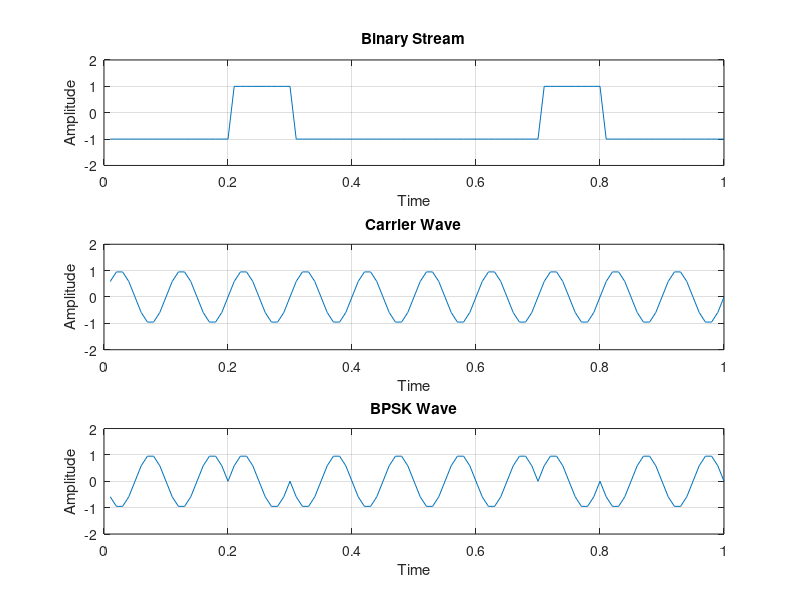
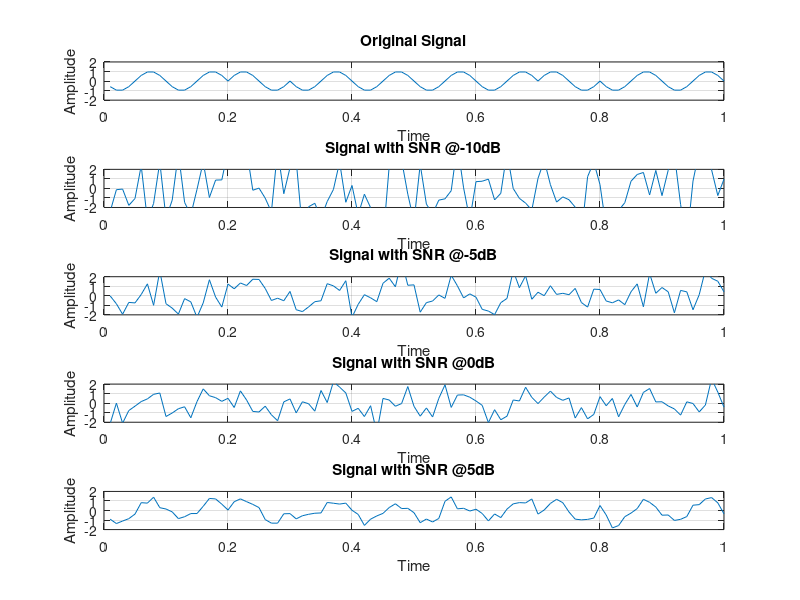
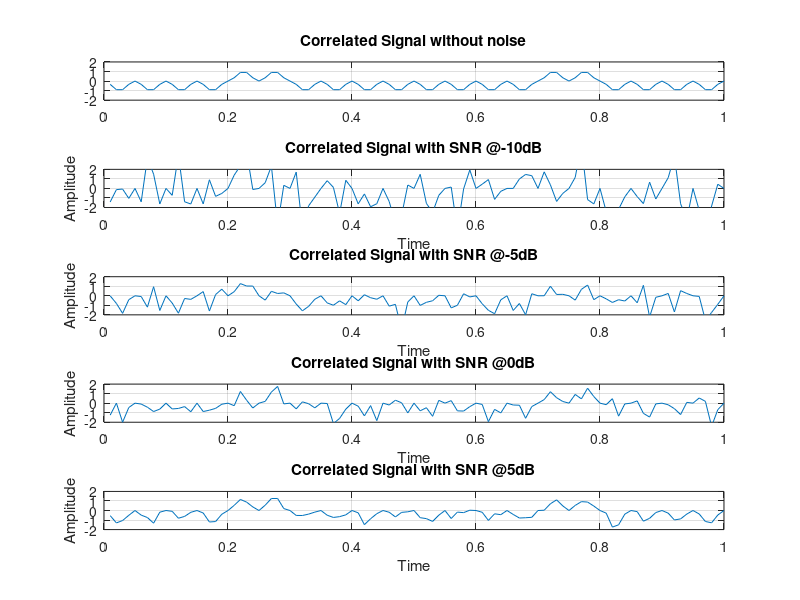
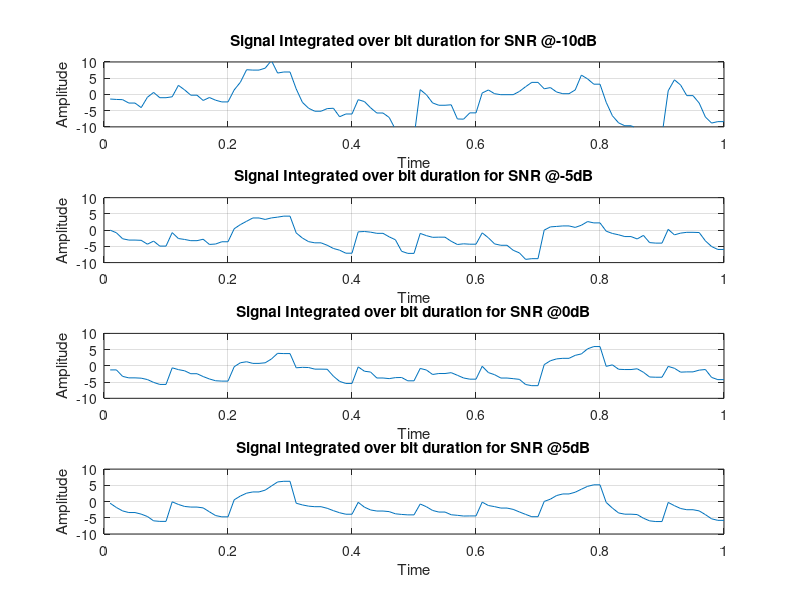

Here is the MATLAB script that generated these plots, in order:
%Binary Phase Shift Keying. 
 
clc;
clear vars;
close all;
t=0.01:0.01:1;
fc=10;
a=round(rand(1,10))
b=(2*a)-1;
c=repmat(b,1,10);
                      %To get finite energy width.
d=reshape(c,10,10);   %First 10 samples in first row.
e=d';
f=e(:)';              %Every bit into a sequence (row format).
g=sin(2*pi*fc*t);
h=f.*g;               %Element by element multiplication.
g1=sin(2*pi*fc*t+pi)
figure(6)
plot(angle(g))
 
figure(1);
subplot(3,1,1);
plot(t,f);
grid on;
axis([0 1 -2 2]);
xlabel('Time');
ylabel('Amplitude');
title('Binary Stream');
subplot(3,1,2);
plot(t,g);
grid on;
axis([0 1 -2 2]);
xlabel('Time');
ylabel('Amplitude');
title('Carrier Wave');
subplot(3,1,3);
plot(t,h);
grid on;
xlabel('Time');
ylabel('Amplitude');
title('BPSK Wave');
axis([0 1 -2 2]);
 
k=1; 
 
for i=-10:5:5 
    n(k,:)=awgn(h,i,'measured'); %Addition of noise to the input signal
    k=k+1;                       %measured is used so as to measure the power 
end                              %of the input signal and add noise accordingly   
 
figure(2);
subplot(5,1,1);
plot(t,h);
grid on;
title('Original Signal');
axis([0 1 -2 2]);
str={'Signal with SNR @-10dB' 'Signal with SNR @-5dB' 'Signal with SNR @0dB' 'Signal with SNR @5dB'};
xlabel('Time');
ylabel('Amplitude');
 
for i=1:4 
    subplot(5,1,i+1);
    plot(t,n(i,:));
    grid on;
    title(str(i));
    axis([0 1 -2 2]);
    xlabel('Time');
    ylabel('Amplitude');
end
h_1=h.*g;
 
figure(3);
k_1=2;
subplot(5,1,1);
plot(t,h_1);
grid on;
axis([0 1 -2 2]);
title('Correlated Signal without noise'); 



%Matched Filtering - can get the 
%original signal even if it is corrupted with awgn
%Filter has impulse response that
%replicates the transmitted sinal
            
 %Correlation studies similarity of the signal
                                          
                                          
str={'Correlated Signal with SNR @-10dB' 'Correlated Signal with SNR @-5dB' 'Correlated Signal with SNR @0dB' 'Correlated Signal with SNR @5dB'}; 
 
for i=1:4     
    r(i,:)=(n(i,:).*g);
    subplot(5,1,k_1);
    plot(t,r(i,:));
    grid on;
    title(str(i)); 
 
axis([0 1 -2 2]);
xlabel('Time');
ylabel('Amplitude');
k_1=k_1+1;
end  
 
str={'Signal Integrated over bit duration for SNR @-10dB' 'Signal Integrated over bit duration for SNR @-5dB' 'Signal Integrated over bit duration for SNR @0dB' 'Signal Integrated over bit duration for SNR @5dB'};
x_1=zeros(1,length(t));
y_1=x_1; 
 
figure(4);
k=1;     
for i=1:4
    x_1=r(i,:);
    for p=1:10:100
        y_1(p:p+9)=cumsum(x_1(p:p+9)); %Integration
        z(k)=y_1(p+9);
        k=k+1;
    end
    s_1(i,:)=y_1;
    subplot(4,1,i);
    plot(t,s_1(i,:));
    grid on;
    title(str(i));
    axis([0 1 -10 10]);
    xlabel('Time');
    ylabel('Amplitude');
    x_1=zeros(1,length(t));
    y_1=x_1; 
end
v=[];
v1=0;
o=1;
 
    for i=1:40
        if z(i)>0
            v1=ones(1,10);
        else
            v1=-ones(1,10); 
        end
        v=[v v1];
    end
 
    u=reshape(v,100,4); 
 
figure(5);
subplot(5,1,1);
plot(t,f);
grid on;
title('Original Data Stream');
xlabel('Time');
ylabel('Amplitude');
axis([0 1 -2 2]);
k=2;
str={'Retreived Binary Stream for SNR @-10dB' 'Retreived Binary Stream for SNR @-5dB' 'Retreived Binary Stream for SNR @0dB' 'Retreived Binary Stream for SNR @5dB'}; 
 
    for i=1:4
        subplot(5,1,k);
        plot(t,u(:,i));
        grid on;
        axis([0 1 -2 2]);
        title(str(i));
        xlabel('Time');
        ylabel('Amplitude');
        k=k+1;
        
    end
    





%Bit Error rate plot

% Splitting the retrived SNR as we took 4 different SNR values
    g1=u(:,1);
    g2=u(:,2);
    g3=u(:,3);
    g4=u(:,4);
    
        cnt1=0;
        
        cnt2=0;
        
        cnt3=0;
        
        cnt4=0;
    for i=1:100
        
      if g1(i)~=f(i)           %Comparing the input bits with that of the received bits
          if g1(i)~=1
              g1(i)=g1(i)+2;
              cnt1=cnt1+1;     %Incrementing count if any error has been detected.
          end
          if g1(i)~=-1
              g1(i)=g1(i)-2;
             cnt1=cnt1+1;
          end
      end
      if g2(i)~=f(i)
          if g2(i)~=1
              g2(i)=g2(i)+2;
              cnt2=cnt2+1;
          end
          if g2(i)~=-1
              g2(i)=g2(i)-2;
              cnt2=cnt2+1
          end
      end
      if g3(i)~=f(i)
          if g3(i)~=1
              g3(i)=g3(i)+2;
              cnt3=cnt3+1
          end
          if g3(i)~=-1
              g3(i)=g3(i)-2;
             cnt3=cnt3+1
          end
      end
      if g4(i)~=f(i)
          if g4(i)~=1
              g4(i)=g4(i)+2;
              cnt4=cnt4+1
              
          end
          if g4(i)~=-1
              g4(i)=g4(i)-2;
              cnt4=cnt4+1
          end
      end
    end
    
    



%Correction of the error that was detected in the previous loop.
%Plotting the error free signal







figure(6);
subplot(5,1,1);
plot(t,f);
grid on;
title('Original Data Stream');
xlabel('Time');
ylabel('Amplitude');
axis([0 1 -2 2]);
 
        subplot(5,1,2);
        plot(t,g1);
        grid on;
        axis([0 1 -2 2]);
        title('ERROR FREE : Retreived Binary Stream for SNR @-30dB');
        xlabel('Time');
        ylabel('Amplitude');
        
        subplot(5,1,3);
        plot(t,g2);
        grid on;
        axis([0 1 -2 2]);
        title('ERROR FREE : Retreived Binary Stream for SNR @-25dB');
        xlabel('Time');
        ylabel('Amplitude');
        
        subplot(5,1,4);
        plot(t,g3);
        grid on;
        axis([0 1 -2 2]);
        title('ERROR FREE : Retreived Binary Stream for SNR @-20dB');
        xlabel('Time');
        ylabel('Amplitude');
        
        subplot(5,1,5);
        plot(t,g4);
        grid on;
        axis([0 1 -2 2]);
        title('ERROR FREE : Retreived Binary Stream for SNR @-15dB');
        xlabel('Time');
        ylabel('Amplitude');
    
        






%Plotting the Bit Error Rate vs SNR curve


format long;
BER1 = cnt1/100;
format long;
BER2 = cnt2/100;
format long;
BER3 = cnt3/100;
format long;
BER4 = cnt4/100;
snraxis = [-30 -25 -20 -15]
beraxis = [BER1 BER2 BER3 BER4];
figure(7);
semilogx(snraxis,beraxis);
grid on;
%{
scatter(-30,BER1);
hold on;
scatter(-25,BER2);
hold on;
scatter(-20,BER3);
hold on;
scatter(-15,BER4);
hold on;
grid on;
%}
title('BIT ERROR RATE FOR DIFFERENT SNR');
        xlabel('SNR -->');
        ylabel('BIT ERROR RATE -->');
 
%TO plot Constellation graph. 
%{
x1=real(exp(j*1*(pi/2)));
x2=imag(exp(j*1*(pi/2)));
x3=real(exp(j*-1*(pi/2)));
x4=imag(exp(j*-1*(pi/2)));
q1=[x1 x3];
q2=[x2 x4];
figure(8); 
for i=1:4
    stem(q2,q1);
end
title('CONSTELLATION PLOT');
xlabel('Inphase Component-->');
ylabel('Quadrature Component-->');
%}
    o=sin(2*pi*fc*1);
    angle(o)
    p=sin(2*pi*fc*-1);
    angle(p)
    figure (8);
    scatter(angle(o),0)
    hold on;
    scatter(angle(p),0)
    title('CONSTELLATION DIAGRAM')
    xlabel('Phase---> (\theta)')
    ylabel('Magnitude---> ')
    
%}


%Frequency Spectrum plot of BPSK Signal 
figure
fft_bpsk=fft(h);
len=length(h);
f=[-len/2:len/2-1];
plot(f,abs(fftshift(fft(h))))
